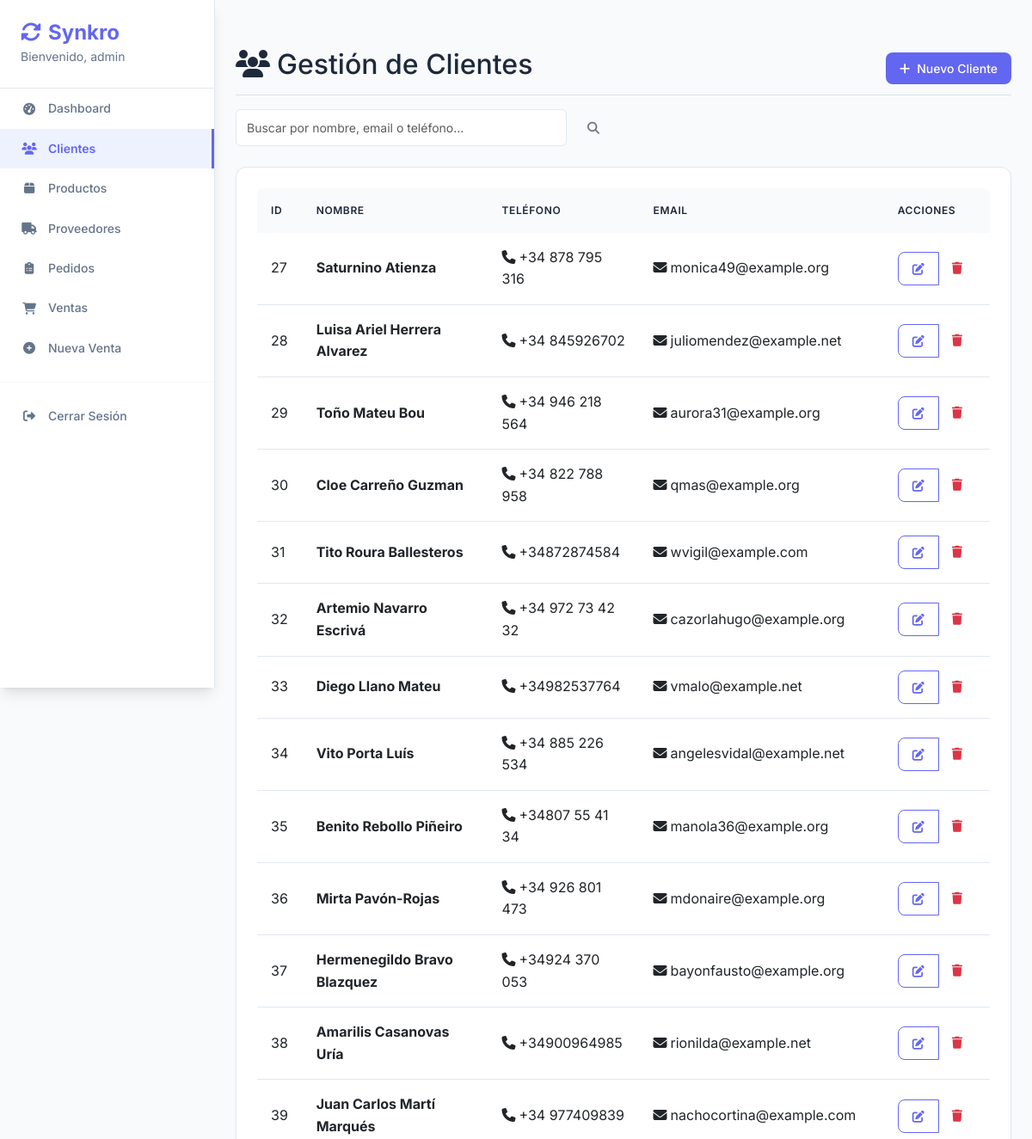
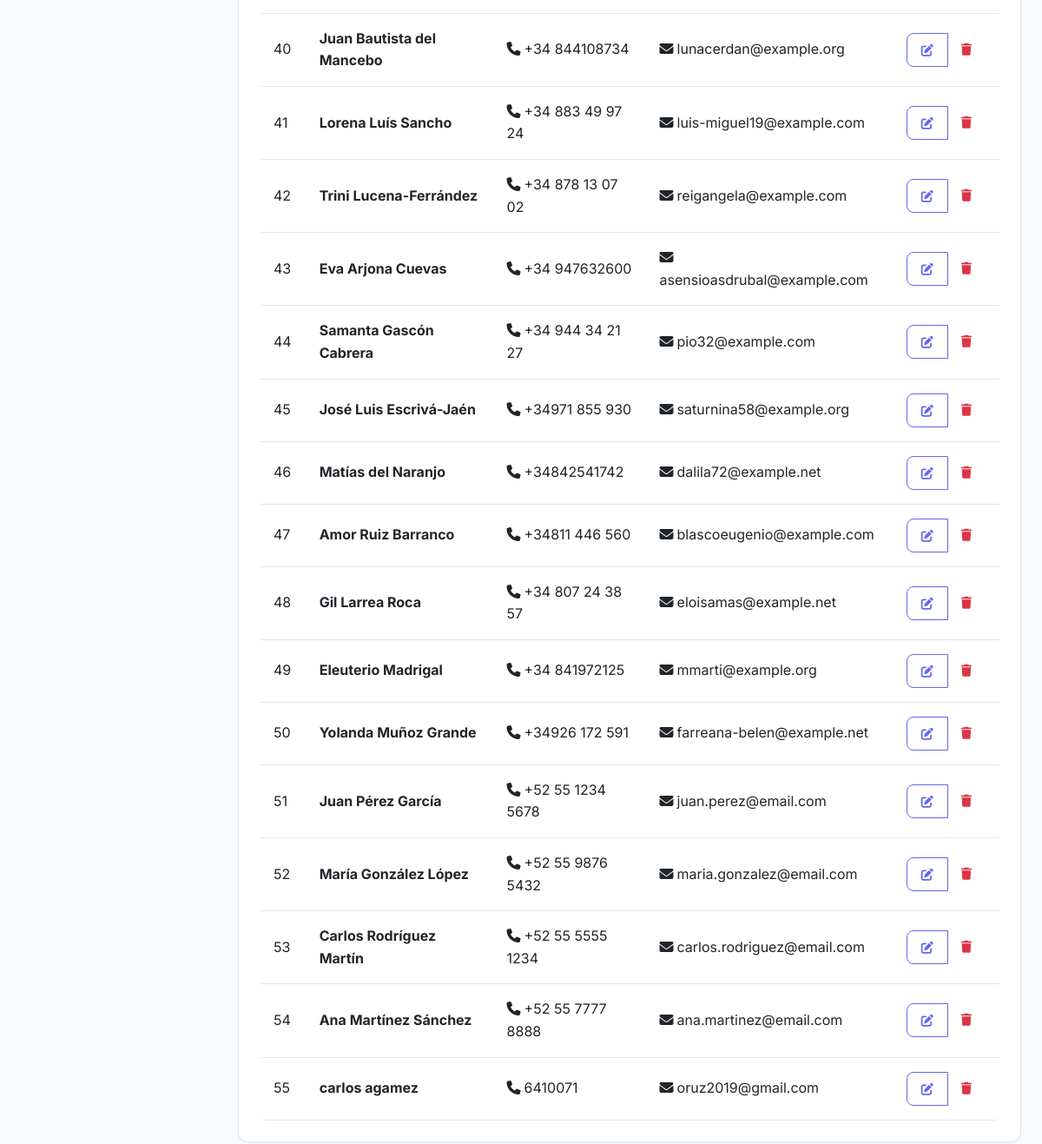
/clientes/ (signed in), run on the app's committed database (2 pictures, top to bottom).
### core/models.py (models this page shows, shortened)
class Cliente(models.Model):
    nombre = models.CharField(max_length=200)
    telefono = models.CharField(max_length=20, blank=True)
    email = models.EmailField(unique=True, blank=True, null=True)

### core/views.py (the view)
# urls.py: path('clientes/', views.cliente_list, name='cliente_list'),
@login_required
def cliente_list(request):
    search = request.GET.get('search', '')
    clientes = Cliente.objects.all()
    if search:
        clientes = clientes.filter(
            Q(nombre__icontains=search) |
            Q(email__icontains=search) |
            Q(telefono__icontains=search)
        )
    return render(request, 'clientes/list.html', {
        'clientes': clientes,
        'search': search
    })

### core/templates/clientes/list.html (shortened to what this page needs)
{% extends 'base.html' %}
{% block content %}
<div class="d-flex justify-content-between flex-wrap flex-md-nowrap align-items-center pt-3 pb-2 mb-3 border-bottom">
    <h1 class="h2"><i class="fas fa-users me-2"></i>Gestión de Clientes</h1>
    <div class="btn-toolbar mb-2 mb-md-0">
        <a href="{% url 'cliente_add' %}" class="btn btn-primary">
            <i class="fas fa-plus me-2"></i>Nuevo Cliente
        </a>
    </div>
</div>
<div class="row mb-4">
    <div class="col-md-6">
        <form method="get" class="d-flex">
            <input type="text" name="search" class="form-control me-2"
                   placeholder="Buscar por nombre, email o teléfono..."
                   value="{{ search }}">
            <button type="submit" class="btn btn-outline-secondary">
                <i class="fas fa-search"></i>
            </button>
        </form>
    </div>
</div>
<div class="card">
    <div class="card-body">
        {% if clientes %}
        <div class="table-responsive">
            <table class="table table-hover">
                <thead>
                    <tr>
                        <th>ID</th>
                        <th>Nombre</th>
                        <th>Teléfono</th>
                        <th>Email</th>
                        <th>Acciones</th>
                    </tr>
                </thead>
                <tbody>
                    {% for cliente in clientes %}
                    <tr>
                        <td>{{ cliente.id }}</td>
                        <td>
                            <strong>{{ cliente.nombre }}</strong>
                        </td>
                        <td>
                            {% if cliente.telefono %}
                                <i class="fas fa-phone me-1"></i>{{ cliente.telefono }}
                            {% else %}
                                <span class="text-muted">No registrado</span>
                            {% endif %}
                        </td>
                        <td>
                            {% if cliente.email %}
                                <i class="fas fa-envelope me-1"></i>{{ cliente.email }}
                            {% else %}
                                <span class="text-muted">No registrado</span>
                            {% endif %}
                        </td>
                        <td>
                            <div class="btn-group" role="group">
                                <a href="{% url 'cliente_edit' cliente.id %}"
                                   class="btn btn-sm btn-outline-primary" title="Editar">
                                    <i class="fas fa-edit"></i>
                                </a>
                                <a href="{% url 'cliente_delete' cliente.id %}"
                                   class="btn btn-sm btn-outline-danger" title="Eliminar">
                                    <i class="fas fa-trash"></i>
                                </a>
                            </div>
                        </td>
                    </tr>
                    {% endfor %}
                </tbody>
            </table>
        </div>
        {% endif %}
    </div>
</div>
{% endblock %}

### core/templates/base.html (shortened to what this page needs)
<!DOCTYPE html>
<html lang="es">
<head>
    <link href="https://cdn.jsdelivr.net/npm/bootstrap@5.3.0/dist/css/bootstrap.min.css" rel="stylesheet">
    <link href="https://cdnjs.cloudflare.com/ajax/libs/font-awesome/6.4.0/css/all.min.css" rel="stylesheet">
</head>
<body>
    <nav class="sidebar">
        <div class="sidebar-brand">
            <h4>
                <i class="fas fa-sync-alt me-2"></i>Synkro
            </h4>
            {% if user.is_authenticated %}
                <small>Bienvenido, {{ user.username }}</small>
            {% endif %}
        </div>
        {% if user.is_authenticated %}
        <ul class="nav flex-column">
            <li class="nav-item">
                <a class="nav-link {% if request.resolver_match.url_name == 'dashboard' %}active{% endif %}" href="{% url 'dashboard' %}">
                    <i class="fas fa-tachometer-alt"></i>Dashboard
                </a>
            </li>
            <li class="nav-item">
                <a class="nav-link {% if 'cliente' in request.resolver_match.url_name %}active{% endif %}" href="{% url 'cliente_list' %}">
                    <i class="fas fa-users"></i>Clientes
                </a>
            </li>
            <li class="nav-item">
                <a class="nav-link {% if 'producto' in request.resolver_match.url_name %}active{% endif %}" href="{% url 'producto_list' %}">
                    <i class="fas fa-box"></i>Productos
                </a>
            </li>
            <li class="nav-item">
                <a class="nav-link {% if 'proveedor' in request.resolver_match.url_name %}active{% endif %}" href="{% url 'proveedor_list' %}">
                    <i class="fas fa-truck"></i>Proveedores
                </a>
            </li>
            <li class="nav-item">
                <a class="nav-link {% if 'pedido' in request.resolver_match.url_name %}active{% endif %}" href="{% url 'pedido_list' %}">
                    <i class="fas fa-clipboard-list"></i>Pedidos
                </a>
            </li>
            <li class="nav-item">
                <a class="nav-link {% if 'venta' in request.resolver_match.url_name %}active{% endif %}" href="{% url 'venta_list' %}">
                    <i class="fas fa-shopping-cart"></i>Ventas
                </a>
            </li>
            <li class="nav-item">
                <a class="nav-link" href="{% url 'nueva_venta' %}">
                    <i class="fas fa-plus-circle"></i>Nueva Venta
                </a>
            </li>
            <hr>
            <li class="nav-item">
                <a class="nav-link" href="{% url 'logout' %}">
                    <i class="fas fa-sign-out-alt"></i>Cerrar Sesión
                </a>
            </li>
        </ul>
        {% endif %}
    </nav>
    <main class="main-content">
                <div class="pt-3 pb-2 mb-3">
        {% block content %}
        {% endblock %}
    </main>
</body>
</html>

### core/templates/base.html (style rules this page uses)
:root { --primary-color: #6366f1; --primary-light: #818cf8; --primary-dark: #4f46e5; --secondary-color: #64748b; --success-color: #10b981; --warning-color: #f59e0b; --danger-color: #ef4444; --light-bg: #f8fafc; --white-bg: #ffffff; --dark-text: #1e293b; --light-text: #64748b; --border-color: #e2e8f0; --shadow-sm: 0 1px 2px 0 rgb(0 0 0 / 0.05); --shadow-md: 0 4px 6px -1px rgb(0 0 0 / 0.1), 0 2px 4px -2px rgb(0 0 0 / 0.1); --shadow-lg: 0 10px 15px -3px rgb(0 0 0 / 0.1), 0 4px 6px -4px rgb(0 0 0 / 0.1); }
body { background-color: var(--light-bg); font-family: 'Inter', -apple-system, BlinkMacSystemFont, 'Segoe UI', sans-serif; color: var(--dark-text); line-height: 1.6; }
.sidebar { min-height: 100vh; background: var(--white-bg); border-right: 1px solid var(--border-color); box-shadow: var(--shadow-lg); position: fixed; top: 0; left: 0; width: 250px; z-index: 1000; overflow-y: auto; }
.sidebar .nav-link { color: var(--light-text); padding: 12px 24px; margin: 0; border-radius: 0; transition: all 0.2s ease; font-weight: 500; font-size: 0.875rem; display: flex; align-items: center; gap: 12px; }
.sidebar .nav-link i { width: 20px; text-align: center; }
.sidebar .nav-link.active { color: var(--primary-color); background-color: #eef2ff; border-right: 3px solid var(--primary-color); font-weight: 600; }
.sidebar-brand { padding: 24px; border-bottom: 1px solid var(--border-color); }
.sidebar-brand h4 { color: var(--primary-color); font-weight: 700; font-size: 1.5rem; margin: 0; }
.sidebar-brand small { color: var(--light-text); font-size: 0.875rem; }
.main-content { background-color: var(--light-bg); min-height: 100vh; padding: 24px; margin-left: 250px; }
.card { background: var(--white-bg); border: 1px solid var(--border-color); border-radius: 12px; box-shadow: var(--shadow-sm); transition: all 0.2s ease; }
.card-body { padding: 24px; }
.btn { font-weight: 500; border-radius: 8px; padding: 8px 16px; font-size: 0.875rem; transition: all 0.2s ease; border: none; }
.btn-primary { background-color: var(--primary-color); color: white; }
.btn-outline-primary { border: 1px solid var(--primary-color); color: var(--primary-color); background: transparent; }
.table { background: var(--white-bg); border-radius: 8px; overflow: hidden; box-shadow: var(--shadow-sm); margin-bottom: 0; }
.table thead th { background-color: #f8fafc; color: var(--dark-text); border: none; font-weight: 600; font-size: 0.75rem; text-transform: uppercase; letter-spacing: 0.05em; padding: 16px; }
.table tbody td { padding: 16px; border-color: var(--border-color); vertical-align: middle; }
.form-control, .form-select { border-radius: 6px; border: 1px solid var(--border-color); padding: 10px 12px; font-size: 0.875rem; transition: all 0.2s ease; }
hr { border-color: var(--border-color); margin: 16px 0; }

### data on the page
Cliente: id "27", nombre "Saturnino Atienza", telefono "+34 878 795 316", email "monica49@example.org"
Cliente: id "28", nombre "Luisa Ariel Herrera Alvarez", telefono "+34 845926702", email "juliomendez@example.net"
Cliente: id "29", nombre "Toño Mateu Bou", telefono "+34 946 218 564", email "aurora31@example.org"
Cliente: id "30", nombre "Cloe Carreño Guzman", telefono "+34 822 788 958", email "qmas@example.org"
Cliente: id "31", nombre "Tito Roura Ballesteros", telefono "+34872874584", email "wvigil@example.com"
Cliente: id "32", nombre "Artemio Navarro Escrivá", telefono "+34 972 73 42 32", email "cazorlahugo@example.org"
Cliente: id "33", nombre "Diego Llano Mateu", telefono "+34982537764", email "vmalo@example.net"
Cliente: id "34", nombre "Vito Porta Luís", telefono "+34 885 226 534", email "angelesvidal@example.net"
Cliente: id "35", nombre "Benito Rebollo Piñeiro", telefono "+34807 55 41 34", email "manola36@example.org"
Cliente: id "36", nombre "Mirta Pavón-Rojas", telefono "+34 926 801 473", email "mdonaire@example.org"
Cliente: id "37", nombre "Hermenegildo Bravo Blazquez", telefono "+34924 370 053", email "bayonfausto@example.org"
Cliente: id "38", nombre "Amarilis Casanovas Uría", telefono "+34900964985", email "rionilda@example.net"
Cliente: id "39", nombre "Juan Carlos Martí Marqués", telefono "+34 977409839", email "nachocortina@example.com"
Cliente: id "40", nombre "Juan Bautista del Mancebo", telefono "+34 844108734", email "lunacerdan@example.org"
Cliente: id "41", nombre "Lorena Luís Sancho", telefono "+34 883 49 97 24", email "luis-miguel19@example.com"
Cliente: id "42", nombre "Trini Lucena-Ferrández", telefono "+34 878 13 07 02", email "reigangela@example.com"
Cliente: id "43", nombre "Eva Arjona Cuevas", telefono "+34 947632600", email "asensioasdrubal@example.com"
Cliente: id "44", nombre "Samanta Gascón Cabrera", telefono "+34 944 34 21 27", email "pio32@example.com"
Cliente: id "45", nombre "José Luis Escrivá-Jaén", telefono "+34971 855 930", email "saturnina58@example.org"
Cliente: id "46", nombre "Matías del Naranjo", telefono "+34842541742", email "dalila72@example.net"
Cliente: id "47", nombre "Amor Ruiz Barranco", telefono "+34811 446 560", email "blascoeugenio@example.com"
Cliente: id "48", nombre "Gil Larrea Roca", telefono "+34 807 24 38 57", email "eloisamas@example.net"
Cliente: id "49", nombre "Eleuterio Madrigal", telefono "+34 841972125", email "mmarti@example.org"
Cliente: id "50", nombre "Yolanda Muñoz Grande", telefono "+34926 172 591", email "farreana-belen@example.net"
Cliente: id "51", nombre "Juan Pérez García", telefono "+52 55 1234 5678", email "juan.perez@email.com"
Cliente: id "52", nombre "María González López", telefono "+52 55 9876 5432", email "maria.gonzalez@email.com"
Cliente: id "53", nombre "Carlos Rodríguez Martín", telefono "+52 55 5555 1234", email "carlos.rodriguez@email.com"
Cliente: id "54", nombre "Ana Martínez Sánchez", telefono "+52 55 7777 8888", email "ana.martinez@email.com"
Cliente: id "55", nombre "carlos agamez", telefono "6410071", email "oruz2019@gmail.com"

### other printed values
{{ user.username }} "admin"
